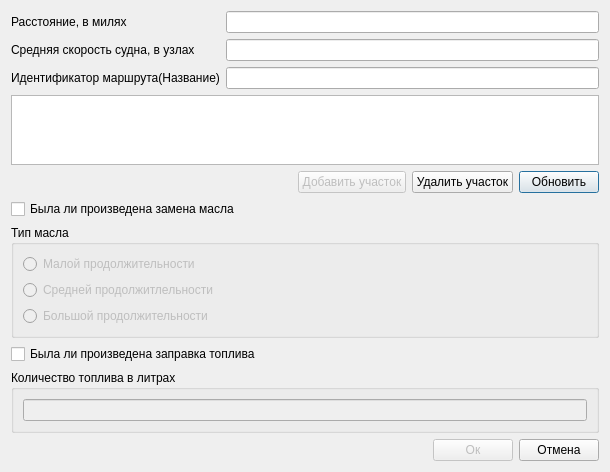
<?xml version="1.0" encoding="UTF-8"?>
<ui version="4.0">
 <class>Add_course</class>
 <widget class="QDialog" name="Add_course">
  <property name="geometry">
   <rect>
    <x>0</x>
    <y>0</y>
    <width>610</width>
    <height>449</height>
   </rect>
  </property>
  <property name="windowTitle">
   <string>Dialog</string>
  </property>
  <layout class="QGridLayout" name="gridLayout_3">
   <item row="0" column="0">
    <layout class="QGridLayout" name="gridLayout_2">
     <item row="0" column="0">
      <layout class="QGridLayout" name="gridLayout">
       <item row="0" column="1" colspan="4">
        <widget class="QLineEdit" name="Distance"/>
       </item>
       <item row="0" column="0">
        <widget class="QLabel" name="label">
         <property name="text">
          <string>Расстояние, в милях</string>
         </property>
        </widget>
       </item>
       <item row="1" column="1" colspan="4">
        <widget class="QLineEdit" name="SpeedShip"/>
       </item>
       <item row="1" column="0">
        <widget class="QLabel" name="label_2">
         <property name="text">
          <string>Средняя скорость судна, в узлах</string>
         </property>
        </widget>
       </item>
       <item row="5" column="4">
        <widget class="QPushButton" name="Update">
         <property name="text">
          <string>Обновить</string>
         </property>
        </widget>
       </item>
       <item row="4" column="0" colspan="5">
        <widget class="QTableView" name="TableViewSites">
         <property name="editTriggers">
          <set>QAbstractItemView::AnyKeyPressed</set>
         </property>
        </widget>
       </item>
       <item row="5" column="3">
        <widget class="QPushButton" name="DeleteSite">
         <property name="text">
          <string>Удалить участок</string>
         </property>
        </widget>
       </item>
       <item row="5" column="2">
        <widget class="QPushButton" name="AddSite">
         <property name="enabled">
          <bool>false</bool>
         </property>
         <property name="text">
          <string>Добавить участок</string>
         </property>
        </widget>
       </item>
       <item row="2" column="0">
        <widget class="QLabel" name="label_3">
         <property name="text">
          <string>Идентификатор маршрута(Название)</string>
         </property>
        </widget>
       </item>
       <item row="2" column="1" colspan="4">
        <widget class="QLineEdit" name="NameCourse"/>
       </item>
      </layout>
     </item>
     <item row="6" column="0">
      <layout class="QHBoxLayout" name="horizontalLayout">
       <item>
        <spacer name="horizontalSpacer_2">
         <property name="orientation">
          <enum>Qt::Horizontal</enum>
         </property>
         <property name="sizeHint" stdset="0">
          <size>
           <width>40</width>
           <height>20</height>
          </size>
         </property>
        </spacer>
       </item>
       <item>
        <widget class="QPushButton" name="ApplyButton">
         <property name="enabled">
          <bool>false</bool>
         </property>
         <property name="text">
          <string>Ок</string>
         </property>
        </widget>
       </item>
       <item>
        <widget class="QPushButton" name="CancelButton">
         <property name="text">
          <string>Отмена</string>
         </property>
        </widget>
       </item>
      </layout>
     </item>
     <item row="4" column="0" rowspan="2">
      <widget class="QGroupBox" name="groupBox_2">
       <property name="title">
        <string>Количество топлива в литрах</string>
       </property>
       <layout class="QVBoxLayout" name="verticalLayout_2">
        <item>
         <widget class="QLineEdit" name="CountFuel">
          <property name="enabled">
           <bool>false</bool>
          </property>
         </widget>
        </item>
       </layout>
      </widget>
     </item>
     <item row="1" column="0">
      <widget class="QCheckBox" name="Oil_repair">
       <property name="text">
        <string>Была ли произведена замена масла</string>
       </property>
      </widget>
     </item>
     <item row="2" column="0">
      <widget class="QGroupBox" name="groupBox">
       <property name="enabled">
        <bool>true</bool>
       </property>
       <property name="title">
        <string>Тип масла</string>
       </property>
       <layout class="QVBoxLayout" name="verticalLayout">
        <item>
         <widget class="QRadioButton" name="Oil_1">
          <property name="enabled">
           <bool>false</bool>
          </property>
          <property name="text">
           <string>Малой продолжительности</string>
          </property>
         </widget>
        </item>
        <item>
         <widget class="QRadioButton" name="Oil_2">
          <property name="enabled">
           <bool>false</bool>
          </property>
          <property name="text">
           <string>Средней продолжитлельности</string>
          </property>
         </widget>
        </item>
        <item>
         <widget class="QRadioButton" name="Oil_3">
          <property name="enabled">
           <bool>false</bool>
          </property>
          <property name="text">
           <string>Большой продолжительности</string>
          </property>
         </widget>
        </item>
        <item>
         <spacer name="verticalSpacer">
          <property name="orientation">
           <enum>Qt::Vertical</enum>
          </property>
          <property name="sizeHint" stdset="0">
           <size>
            <width>20</width>
            <height>2</height>
           </size>
          </property>
         </spacer>
        </item>
       </layout>
       <zorder>Oil_1</zorder>
       <zorder>verticalSpacer</zorder>
       <zorder>Oil_2</zorder>
       <zorder>Oil_3</zorder>
      </widget>
     </item>
     <item row="3" column="0">
      <widget class="QCheckBox" name="FuelRepair">
       <property name="text">
        <string>Была ли произведена заправка топлива</string>
       </property>
      </widget>
     </item>
    </layout>
   </item>
  </layout>
 </widget>
 <resources/>
 <connections/>
</ui>
